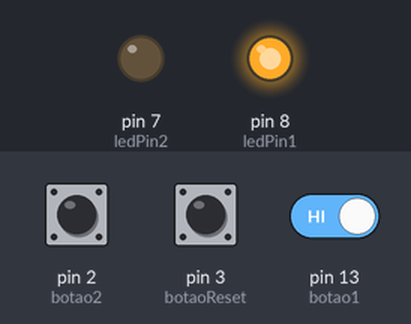
Simulated run of this sketch. Board: Arduino Uno, built with avr-gcc and run on an emulated ATmega328P. On the bench: output pins drawn as LEDs (lit = HIGH). The test bench sets the inputs (shaded band); at power-on: pin 3 (botaoReset) LOW, pin 13 (botao1) HIGH, pin 2 (botao2) LOW.

Above: at 1.2 s.
1.3 s: pin 3 (botaoReset) pulled HIGH for 0.15 s
At 2.7 s:
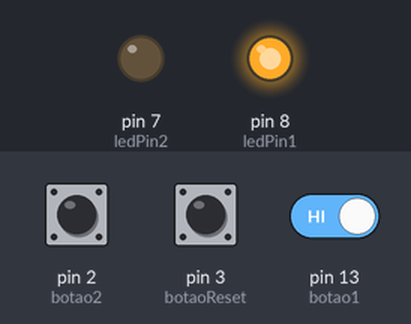
3.0 s: pin 3 (botaoReset) pulled HIGH for 1 s
At 3.8 s:
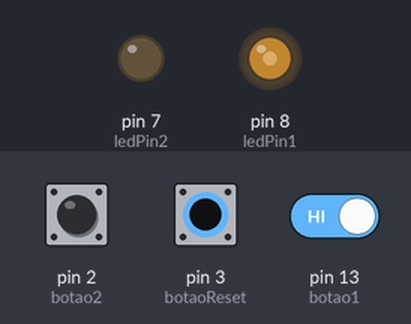
5.5 s: pin 3 (botaoReset) pulled HIGH for 3.2 s
At 9.8 s:
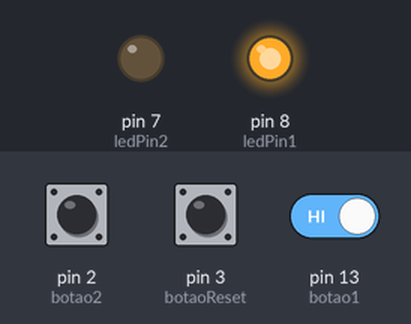
10.2 s: pin 3 (botaoReset) pulled HIGH for 0.15 s
At 10.37 s:
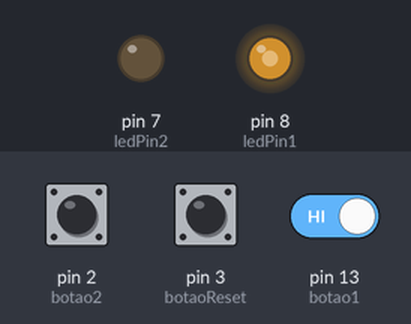
11.9 s: pin 3 (botaoReset) driven HIGH and pin 13 (botao1) driven LOW
At 13.1 s:
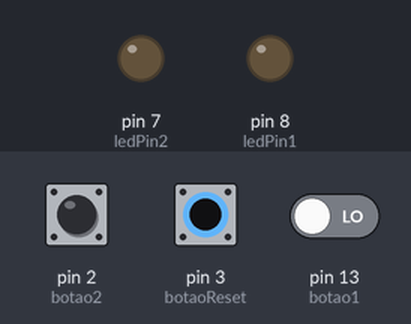
13.4 s: pin 13 (botao1) driven HIGH
At 14.6 s:
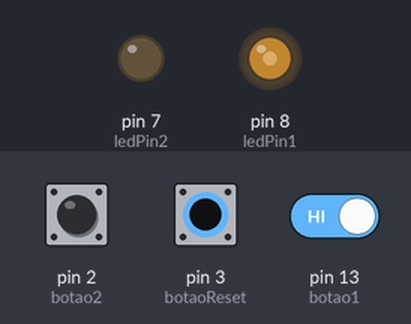
Timing chart, 0 to 15.9 s (numbered marks = the images above; inputs shaded):
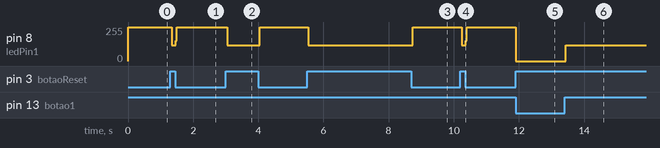

Measured:
- after the input at 1.3 s, pin 8 (ledPin1): 255/255 → 117/255 at once, → 255/255 0.12 s later
- after the input at 3.0 s, pin 8 (ledPin1): 255/255 → 120/255 at once, → 255/255 1.0 s later
- after the input at 5.5 s, pin 8 (ledPin1): 255/255 → 120/255 at once, → 255/255 3.2 s later
- after the input at 10.2 s, pin 8 (ledPin1): 255/255 → 117/255 at once, → 255/255 0.12 s later
- after the input at 11.9 s, pin 8 (ledPin1): 255/255 → 0/255 at once
- after the input at 13.4 s, pin 8 (ledPin1): 0/255 → 120/255 at once

The sketch:

press_button_led_concorrencia.ino
```cpp
/* Arduino */

const int ledPin1 = 8; // led no pino 13
const int ledPin2 = 7; // led no pino 12
const int botao1 = 13; // botao no pino 2
const int botao2 = 2; // botao no pino 3
const int botaoReset = 3;
int estadoBotaoReset = 0;
int estadoBotao1 = 0; // status do botao press/not press
int estadoBotao2 = 0; // status do botao press/not press

void setup(){
  pinMode(ledPin1, OUTPUT); // pino com led sera saida
  pinMode(ledPin2, OUTPUT); // pino com led sera saida
  pinMode(botao1, INPUT);// pino com botao sera a entrada
  pinMode(botao2, INPUT);// pino com botao sera a entrada
}

void loop()
{
  estadoBotaoReset = digitalRead(botaoReset);
  if ( estadoBotaoReset )
  {
    digitalWrite(ledPin1, LOW);
    digitalWrite(ledPin2, LOW);
    estadoBotaoReset = 0;
    estadoBotao1 = 0;
    estadoBotao2 = 0;
  }


  // capturando estado do botao
  if ( !estadoBotao2 && !estadoBotao1)
  {
    estadoBotao1 = digitalRead(botao1);
    digitalWrite(ledPin1, estadoBotao1);
  }

  if ( !estadoBotao1 && !estadoBotao2 )
  {
    estadoBotao2 = digitalRead(botao2);
    digitalWrite(ledPin2, estadoBotao2);
  }


  /*
  if (estadoBotao == HIGH)
  {
    digitalWrite(ledPin, HIGH);
  }
  else
  {
    digitalWrite(ledPin, LOW);
  }
  */
}
```
